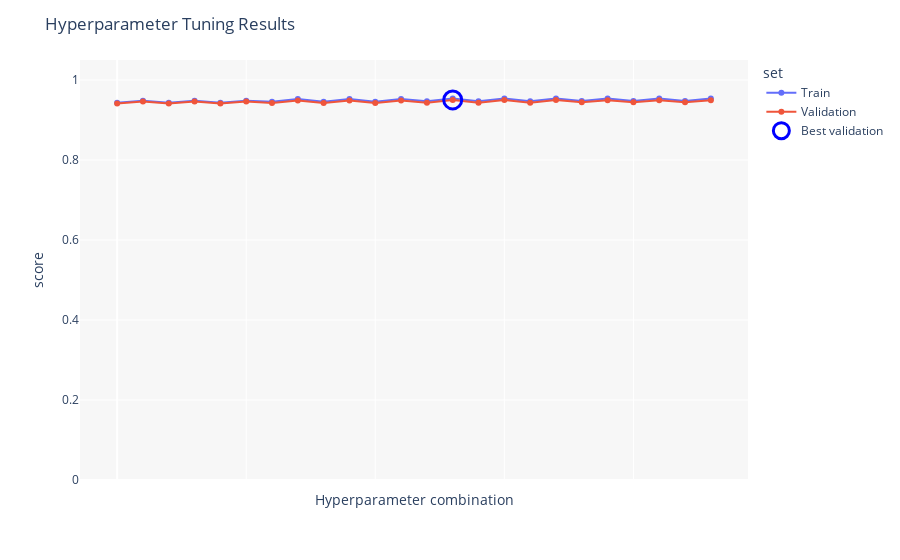

Notebook cell for this chart:
### Code cell
pipe_lr = Pipeline(
    [
        ('preprocessor', preprocessor),
        ('scaler', StandardScaler()),
        ('pca', PCA(n_components=0.95)),
        ("lr", LogisticRegression(random_state=42)),
    ]
)
param_grid = {"pca":[PCA(n_components=0.95),"passthrough"],"lr__C": [0.01, 0.1, 1.0, 10.0], "lr__max_iter":[100, 500, 1000]}
result_dict = iperparametri_ott_pipe(pipe_lr, param_grid, X_train, y_train)
best_lr = result_dict["best_estimator"]
mean_train_scores = result_dict["mean_train"]
mean_test_scores = result_dict["mean_val"]
params = result_dict["params"]

# mean_train_scores, mean_test_scores, params, best_lr = iperparametri_ott_pipe(
#     pipe_lr, param_grid, X_train, y_train
# )

if best_lr.named_steps['pca'] == 'passthrough':
    clf  = best_lr.named_steps['lr']
    print("PCA: passthrough")
    print(f"Best pipeline\n\tC: {clf.C}\n\tmax_iter: {clf.max_iter}")
else:
    clf  = best_lr.named_steps['lr']
    print("PCA: n_components=0.95")
    print(f"Best pipeline\n\tC: {clf.C}\n\tmax_iter: {clf.max_iter}")
plot_hyperp(result_dict)

### Figure 1 — Plotly figure (JSON) as saved in the notebook; plotly's stock layout.template omitted (floating-point values rounded to 4 significant figures)
{"data": [{"customdata": [["C: 0.01, max_iter: 100, pca: PCA(n_components=0.95)"], ["C: 0.01, max_iter: 100, pca: passthrough"], ["C: 0.01, max_iter: 500, pca: PCA(n_components=0.95)"], ["C: 0.01, max_iter: 500, pca: passthrough"], ["C: 0.01, max_iter: 1000, pca: PCA(n_components=0.95)"], ["C: 0.01, max_iter: 1000, pca: passthrough"], ["C: 0.1, max_iter: 100, pca: PCA(n_components=0.95)"], ["C: 0.1, max_iter: 100, pca: passthrough"], ["C: 0.1, max_iter: 500, pca: PCA(n_components=0.95)"], ["C: 0.1, max_iter: 500, pca: passthrough"], ["C: 0.1, max_iter: 1000, pca: PCA(n_components=0.95)"], ["C: 0.1, max_iter: 1000, pca: passthrough"], ["C: 1.0, max_iter: 100, pca: PCA(n_components=0.95)"], ["C: 1.0, max_iter: 100, pca: passthrough"], ["C: 1.0, max_iter: 500, pca: PCA(n_components=0.95)"], ["C: 1.0, max_iter: 500, pca: passthrough"], ["C: 1.0, max_iter: 1000, pca: PCA(n_components=0.95)"], ["C: 1.0, max_iter: 1000, pca: passthrough"], ["C: 10.0, max_iter: 100, pca: PCA(n_components=0.95)"], ["C: 10.0, max_iter: 100, pca: passthrough"], ["C: 10.0, max_iter: 500, pca: PCA(n_components=0.95)"], ["C: 10.0, max_iter: 500, pca: passthrough"], ["C: 10.0, max_iter: 1000, pca: PCA(n_components=0.95)"], ["C: 10.0, max_iter: 1000, pca: passthrough"]], "hovertemplate": "set=Train<br>score=%{y}<br>hyperparams=%{customdata[0]}<extra></extra>", "legendgroup": "Train", "line": {"color": "#636efa", "dash": "solid"}, "marker": {"symbol": "circle"}, "mode": "lines+markers", "name": "Train", "orientation": "v", "showlegend": true, "type": "scatter", "x": [0, 1, 2, 3, 4, 5, 6, 7, 8, 9, 10, 11, 12, 13, 14, 15, 16, 17, 18, 19, 20, 21, 22, 23], "xaxis": "x", "y": [0.9434, 0.9478, 0.9434, 0.9478, 0.9434, 0.9478, 0.9457, 0.9525, 0.9457, 0.9525, 0.9457, 0.9525, 0.947, 0.9534, 0.947, 0.9534, 0.947, 0.9534, 0.9476, 0.9535, 0.9476, 0.9535, 0.9476, 0.9535], "yaxis": "y"}, {"customdata": [["C: 0.01, max_iter: 100, pca: PCA(n_components=0.95)"], ["C: 0.01, max_iter: 100, pca: passthrough"], ["C: 0.01, max_iter: 500, pca: PCA(n_components=0.95)"], ["C: 0.01, max_iter: 500, pca: passthrough"], ["C: 0.01, max_iter: 1000, pca: PCA(n_components=0.95)"], ["C: 0.01, max_iter: 1000, pca: passthrough"], ["C: 0.1, max_iter: 100, pca: PCA(n_components=0.95)"], ["C: 0.1, max_iter: 100, pca: passthrough"], ["C: 0.1, max_iter: 500, pca: PCA(n_components=0.95)"], ["C: 0.1, max_iter: 500, pca: passthrough"], ["C: 0.1, max_iter: 1000, pca: PCA(n_components=0.95)"], ["C: 0.1, max_iter: 1000, pca: passthrough"], ["C: 1.0, max_iter: 100, pca: PCA(n_components=0.95)"], ["C: 1.0, max_iter: 100, pca: passthrough"], ["C: 1.0, max_iter: 500, pca: PCA(n_components=0.95)"], ["C: 1.0, max_iter: 500, pca: passthrough"], ["C: 1.0, max_iter: 1000, pca: PCA(n_components=0.95)"], ["C: 1.0, max_iter: 1000, pca: passthrough"], ["C: 10.0, max_iter: 100, pca: PCA(n_components=0.95)"], ["C: 10.0, max_iter: 100, pca: passthrough"], ["C: 10.0, max_iter: 500, pca: PCA(n_components=0.95)"], ["C: 10.0, max_iter: 500, pca: passthrough"], ["C: 10.0, max_iter: 1000, pca: PCA(n_components=0.95)"], ["C: 10.0, max_iter: 1000, pca: passthrough"]], "hovertemplate": "set=Validation<br>score=%{y}<br>hyperparams=%{customdata[0]}<extra></extra>", "legendgroup": "Validation", "line": {"color": "#EF553B", "dash": "solid"}, "marker": {"symbol": "circle"}, "mode": "lines+markers", "name": "Validation", "orientation": "v", "showlegend": true, "type": "scatter", "x": [0, 1, 2, 3, 4, 5, 6, 7, 8, 9, 10, 11, 12, 13, 14, 15, 16, 17, 18, 19, 20, 21, 22, 23], "xaxis": "x", "y": [0.9414, 0.9466, 0.9414, 0.9466, 0.9414, 0.9466, 0.9422, 0.9489, 0.9422, 0.9489, 0.9422, 0.9489, 0.9429, 0.9502, 0.9429, 0.9502, 0.9429, 0.9502, 0.9442, 0.9496, 0.9442, 0.9496, 0.9442, 0.9496], "yaxis": "y"}, {"marker": {"color": "blue", "line": {"color": "blue", "width": 3}, "size": 18, "symbol": "circle-open"}, "mode": "markers", "name": "Best validation", "type": "scatter", "x": [13], "y": [0.9502]}], "layout": {"legend": {"title": {"text": "set"}, "tracegroupgap": 0}, "margin": {"t": 60}, "plot_bgcolor": "rgba(240,240,240,0.5)", "title": {"text": "Hyperparameter Tuning Results"}, "xaxis": {"anchor": "y", "domain": [0, 1], "showticklabels": false, "title": {"text": "Hyperparameter combination"}}, "yaxis": {"anchor": "x", "domain": [0, 1], "range": [0, 1.05], "title": {"text": "score"}}}}
